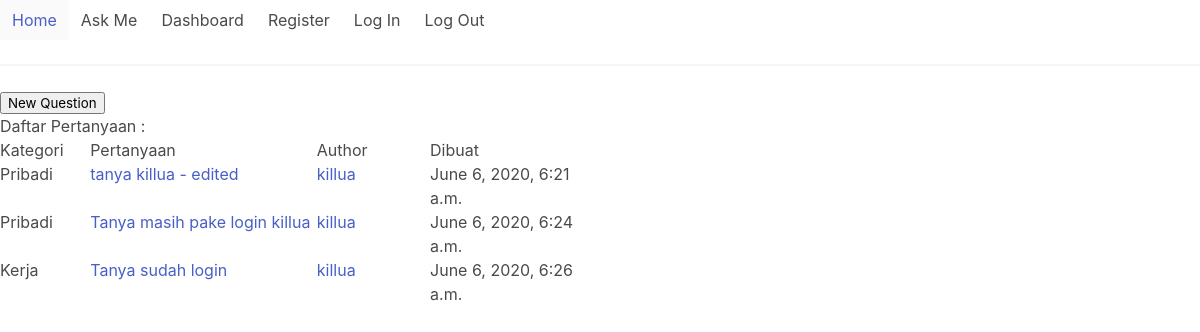
Page /askme/ on the committed database.
### articles/models.py (models this page shows, shortened)
class AskMe(BaseModel):
    title = models.CharField(max_length=200)
    question = models.TextField()
    author = models.ForeignKey(Member, on_delete=models.CASCADE)
    category = models.ForeignKey(QuestionCategory, on_delete=models.CASCADE)

class QuestionCategory(BaseModel):
    name = models.CharField(max_length=100)
    def __str__(self):
        return self.name

### members/models.py (models this page shows, shortened)
class Member(models.Model):
    user = models.OneToOneField(User, on_delete=models.CASCADE)
    photo = models.ImageField(blank=True, null=True, upload_to=photo_path)
    def __str__(self):
        return self.user.username

### articles/views.py (the view)
# urls.py: path('askme/', list_askme_page, name='list_askme'),
def list_askme_page(request):
    questions = AskMe.objects.all()
    context = {
        'questions':questions,
    }
    return render(request, 'articles/list_askme.html', context)

### templates/articles/list_askme.html (shortened to what this page needs)
{% extends "base.html" %}
{% block content %}
    <a href="{% url 'articles:submit_askme' %}">
        <button>New Question</button>
    </a>
    <h1>Daftar Pertanyaan :</h1>
    <table style="width: 50%">
        <colgroup>
           <col style="width: 5%">
           <col style="width: 20%">
           <col style="width: 10%">
           <col style="width: 15%">
        </colgroup>
        <thead>
            <tr>
                <td>Kategori</td>
                <td>Pertanyaan</td>
                <td>Author</td>
                <td>Dibuat</td>
            </tr>
        </thead>
        <tbody>
            {% for question in questions %}
                <tr>
                    <td>{{ question.category }}</td>
                    <td><a href="{% url 'articles:detail_askme' question.id %}">{{ question.title }}</a></td>
                    <td><a href="{% url 'members:profile' question.author %}">{{ question.author }}</a></td>
                    <td>{{ question.created_at }}</td>
                </tr>
            {% endfor %}
        </tbody>
    </table>
{% endblock %}

### rows in the picture
AskMe: category "Pribadi", title "tanya killua - edited", author "killua", created_at "June 6, 2020, 6:21 a.m."
AskMe: category "Pribadi", title "Tanya masih pake login killua", author "killua", created_at "June 6, 2020, 6:24 a.m."
AskMe: category "Kerja", title "Tanya sudah login", author "killua", created_at "June 6, 2020, 6:26 a.m."
